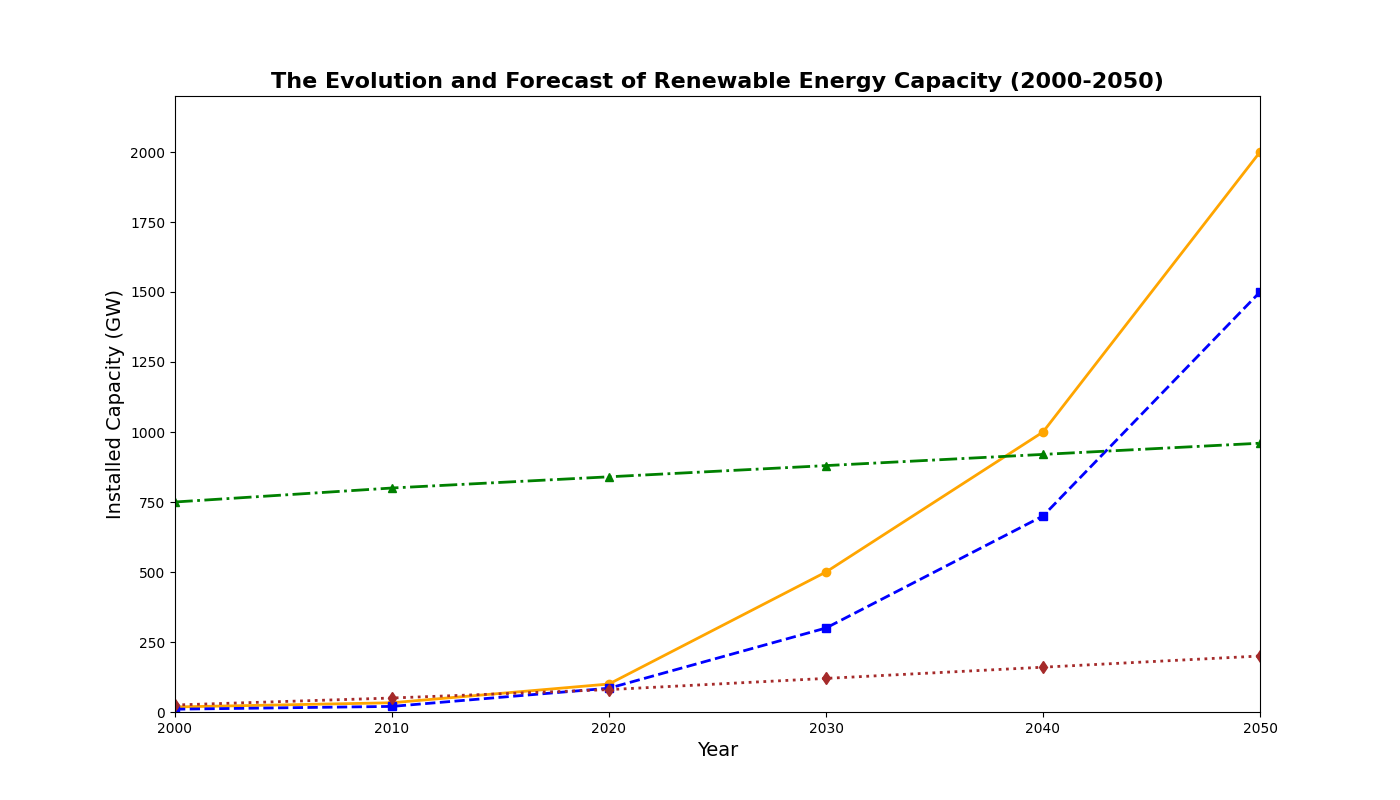

Write Python code to recreate this figure.
import matplotlib.pyplot as plt
import numpy as np

# Define the years from 2000 to 2050 in 10-year intervals
years = np.arange(2000, 2060, 10)

# Capacity of different renewable energy sources (fictional data in GW)
solar_capacity = [18, 33, 100, 500, 1000, 2000]
wind_capacity = [10, 20, 85, 300, 700, 1500]
hydro_capacity = [750, 800, 840, 880, 920, 960]
biomass_capacity = [25, 50, 80, 120, 160, 200]

# Setup the plotting area
fig, ax = plt.subplots(figsize=(14, 8))

# Plot lines for each type of renewable energy
ax.plot(years, solar_capacity, marker='o', linestyle='-', color='orange', linewidth=2)
ax.plot(years, wind_capacity, marker='s', linestyle='--', color='blue', linewidth=2)
ax.plot(years, hydro_capacity, marker='^', linestyle='-.', color='green', linewidth=2)
ax.plot(years, biomass_capacity, marker='d', linestyle=':', color='brown', linewidth=2)

# Set Title and Labels
ax.set_title('The Evolution and Forecast of Renewable Energy Capacity (2000-2050)', fontsize=16, fontweight='bold')
ax.set_xlabel('Year', fontsize=14)
ax.set_ylabel('Installed Capacity (GW)', fontsize=14)

# Limit the x and y axes ranges
ax.set_xlim(2000, 2050)
ax.set_ylim(0, 2200)

# Show the plot
plt.show()
